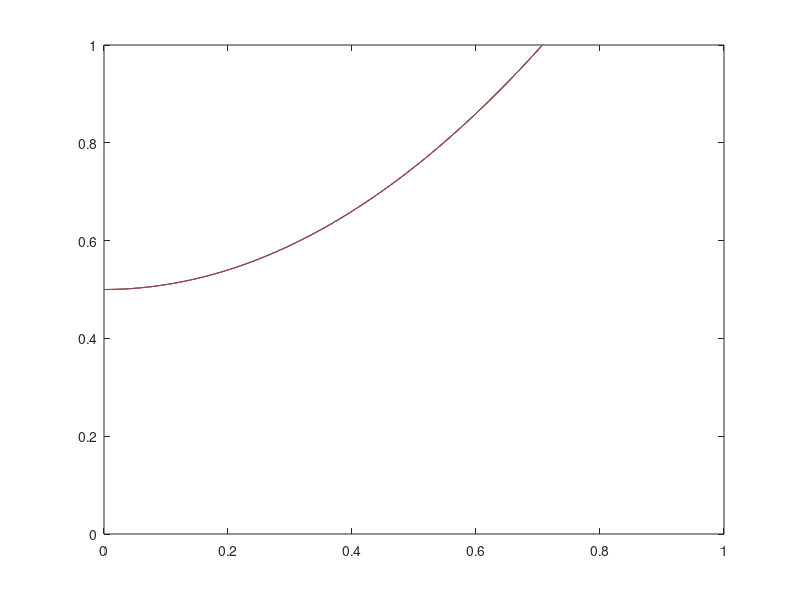
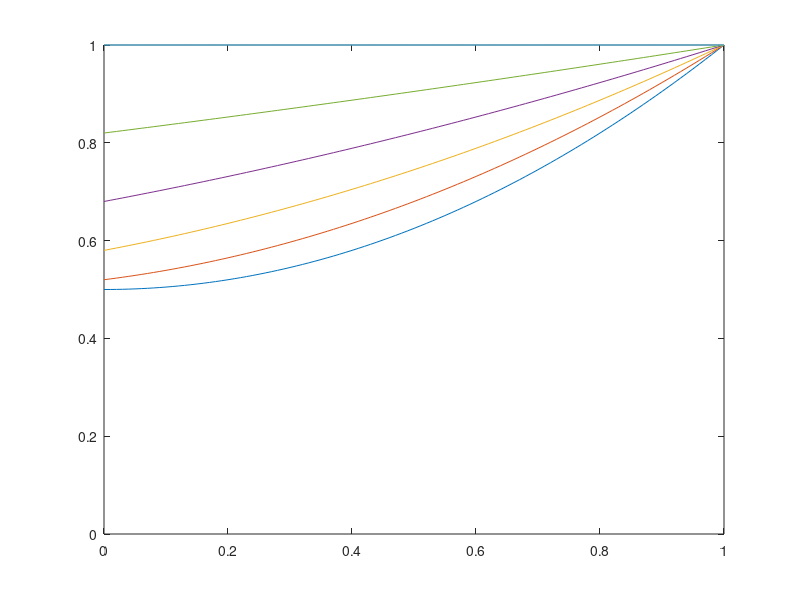

These figures' MATLAB source, in order:
% S=0:0.01:1;
% for lambda=0.5:0.5:2.5;
% y=S;
% X=1-exp(-lambda*S);
% plot(S,y,'r','LineWidth',3); hold on
% plot(S,X,'b','LineWidth',3);
% xlabel('S');
% ylabel('S,1-e^{-cs}');
% end

%%%%%%%%%%%%%%%%%%%%%%%%%%%%%%%%%%%%%%%%%
figure; 
 m=0.0:0.01:1;
for p=0.3:0.2:1;
plot(m,m.^2+0.5); %%%% Seq Chain
ylim([0 1]);
hold on;
end 


figure; 
m=0.0:0.01:1;
for p=0.0:0.2:1;

F_star=m.^2+(2*m.*(1-m)).*((1+p)/2)+ (1-m).^2*((1+p^2)/2);
plot(m,F_star); %%%% Seq star
ylim([0 1])
F_star=[];
hold on;
end